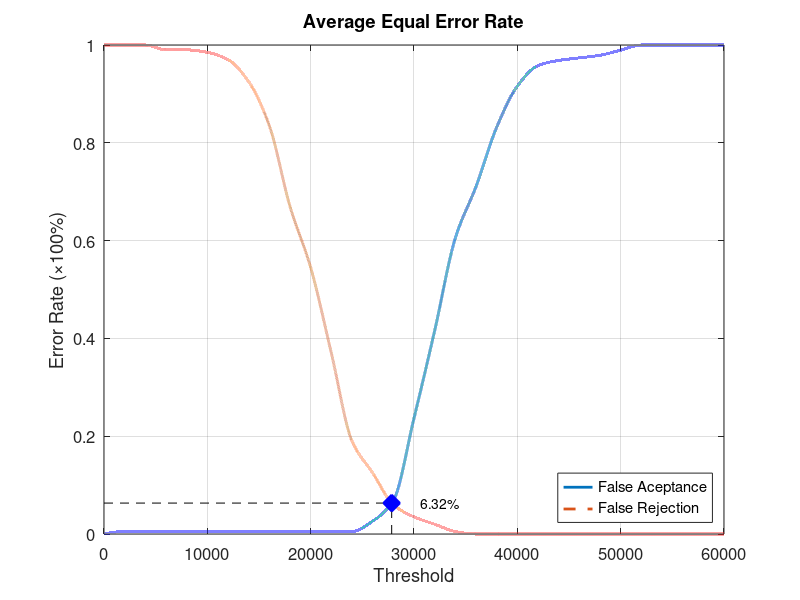
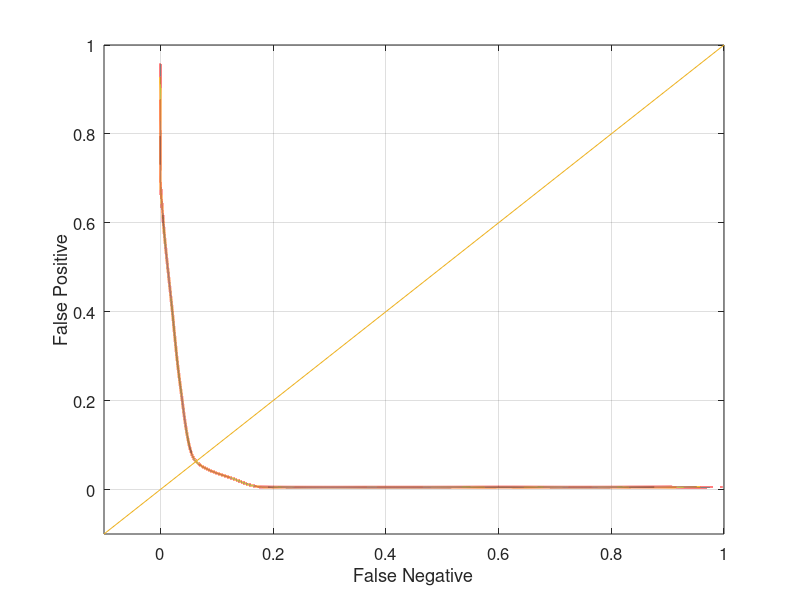

The MATLAB source for these figures, in order:
function yEER = Database4_4
close all;
clear;
clc;
x = 0:2000:60000;
xq = 0:0.5:60000;

y0 = [0 0.00526316 0.00526316 0.00526316 0.00526316 0.00526316 0.00526316 0.00526316 0.00526316 0.00526316 0.00526316 0.00526316 0.00526316 0.0263158 0.0684211 0.236842 0.415789 0.605263 0.710526 0.831579 0.915789 0.957895 0.968421 0.973684 0.978947 0.989474 1 1 1 1 1];
yy0 = interp1(x, y0, xq, 'pchip');
y1 = [1 1 1 0.99 0.99 0.985 0.97 0.925 0.835 0.67 0.545 0.37 0.19 0.125 0.06 0.035 0.02 0.005 0 0 0 0 0 0 0 0 0 0 0 0 0];
yy1 = interp1(x, y1, xq, 'pchip');

% Calculating EER: 
y2 = abs(y0 - y1);
find(y2 == min(y2))
yy2 = abs(yy0 - yy1);
xEER = find(yy2 == min(yy2));
xEERIndex = xq(xEER) % X-axis EER
yEER = yy0(xEER) % Y-axis EER

main = figure
plot(xq, yy0,'-','LineWidth', 2);	hold on
plot(xq, yy1,'--','LineWidth', 2);	hold on
plot([xEERIndex xEERIndex], [0 yEER], 'k--');	hold on
plot([0 xEERIndex], [yEER yEER], 'k--');	hold on
plot(xEERIndex, yEER, 'bx', 'LineWidth', 10);	hold on
text(xEERIndex + 10 * xEERIndex / 100, yEER, [num2str(round((10000 * yEER)) / 100) '%'])
legend('False Aceptance', 'False Rejection', 'Location', 'SouthEast')
xlabel('Threshold')
ylabel('Error Rate (\times100%)')
title('Average Equal Error Rate')
set(gca, 'FontSize', 12)
axis([0 60000 0 1])
grid on

print(main, 'Database4_4Main', '-dpng');
FNRxFPR = figure('Color', [1 1 1]);
plot(yy1, yy0, '-', yy1, yy0, 'LineWidth', 2);
hold on
y = -0.1:0.1:1
plot(y, y); 
set(gca, 'FontSize', 12)
xlabel('False Negative')
ylabel('False Positive')
axis([-0.1 1 -0.1 1])
set(gca, 'FontSize', 12)
grid on

print(FNRxFPR, 'Database4_4FNRxFPR','-dpng');
end
